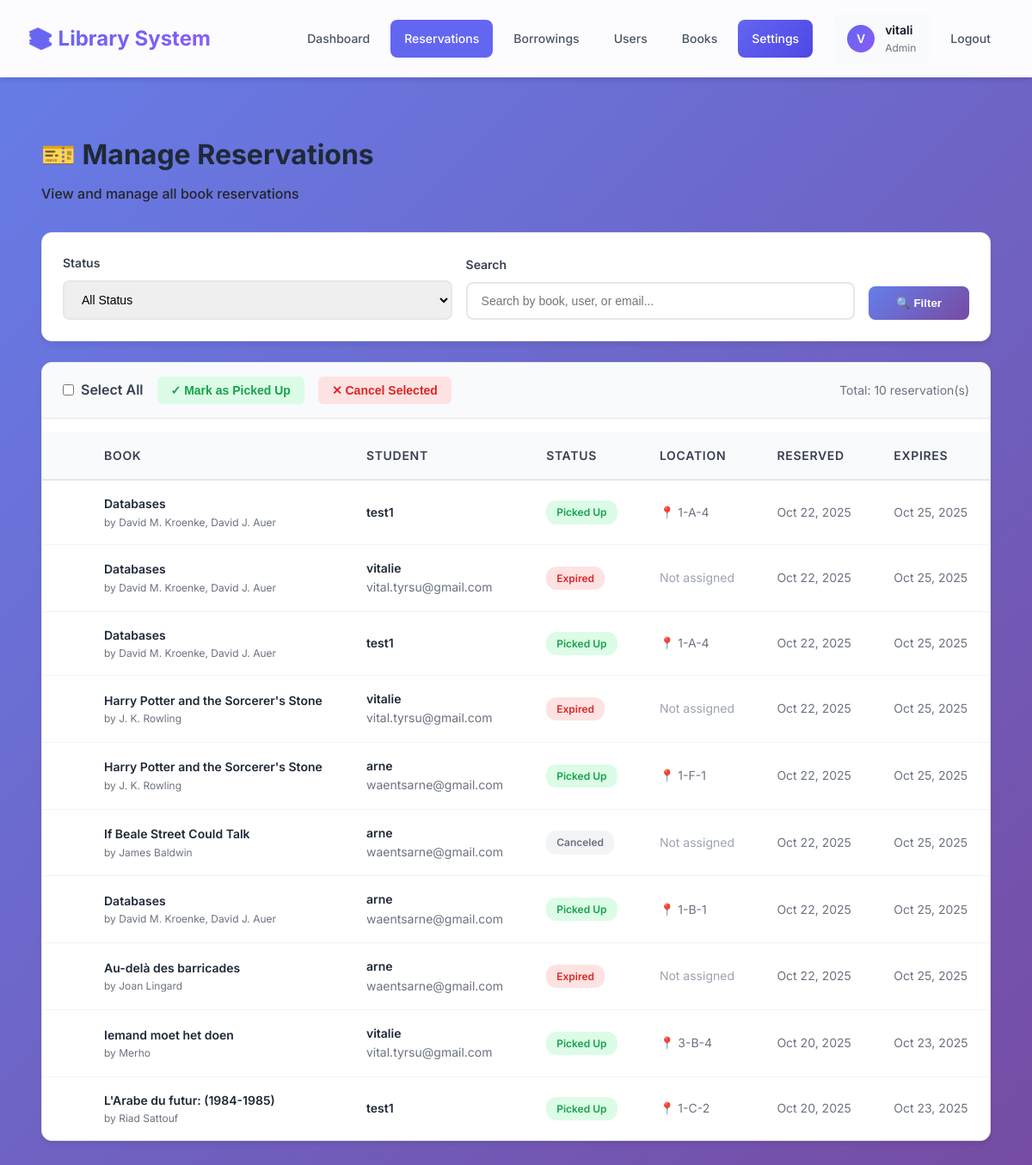
Page /admin-dashboard/reservations/ (signed in) on the committed database.
### library/models.py (models this page shows, shortened)
class User(AbstractUser):
    ROLE_CHOICES = (
        ('student', 'Student'),
        ('teacher', 'Teacher'),
        ('admin', 'Admin'),
    )
    role = models.CharField(max_length=7, choices=ROLE_CHOICES, default='student')
    objects = UserManager()
    class Meta:
        db_table = 'users'

class Reservation(models.Model):
    STATUS_CHOICES = (
        ('pending', 'Pending'),
        ('assigned', 'Assigned'),
        ('picked_up', 'Picked Up'),
        ('expired', 'Expired'),
        ('canceled', 'Canceled'),
    )
    user = models.ForeignKey(User, on_delete=models.CASCADE)
    book = models.ForeignKey(Book, on_delete=models.CASCADE)
    copy = models.ForeignKey(BookCopy, on_delete=models.SET_NULL, null=True, blank=True)
    reservation_date = models.DateTimeField(auto_now_add=True)
    expiration_date = models.DateTimeField(null=True, blank=True)
    status = models.CharField(max_length=10, choices=STATUS_CHOICES, default='pending')
    class Meta:
        db_table = 'reservations'
        indexes = [
            models.Index(fields=['status'], name='reservation_status_idx'),  # For filtering by status
            models.Index(fields=['user', 'status'], name='reservation_user_status_idx'),  # For user's reservations
            models.Index(fields=['expiration_date'], name='reservation_expiry_idx'),  # For expiry checks
            models.Index(fields=['book', 'status'], name='reservation_book_status_idx'),  # For book availability
        ]

class Book(models.Model):
    title = models.CharField(max_length=255)
    author = models.CharField(max_length=255, null=True, blank=True, unique=True)
    publication_year = models.IntegerField(null=True, blank=True)
    genre = models.CharField(max_length=50, null=True, blank=True)
    isbn = models.CharField(max_length=13, null=True, blank=True, unique=True)
    cover_image = models.ImageField(upload_to='book_covers/', blank=True, null=True)
    class Meta:
        db_table = 'books'
        indexes = [
            models.Index(fields=['title'], name='book_title_idx'),  # For search queries
            models.Index(fields=['author'], name='book_author_idx'),  # For search queries
            models.Index(fields=['genre'], name='book_genre_idx'),  # For genre filtering
        ]

class BookCopy(models.Model):
    CONDITION_CHOICES = (
        ('new', 'New'),
        ('good', 'Good'),
        ('fair', 'Fair'),
        ('poor', 'Poor'),
        ('lost', 'Lost'),  # Permanently unavailable
    )
    book = models.ForeignKey(Book, on_delete=models.CASCADE)
    condition = models.CharField(max_length=50, choices=CONDITION_CHOICES, default='good')
    location = models.CharField(
        max_length=50,
        unique=True,  # Each physical location can only hold one book copy
        validators=[RegexValidator(regex=r'^\d+-[A-Z]-\d+$', message='Format must be like "1-A-12"')],
        help_text='Physical shelf location (e.g., 1-A-12). Must be unique across all book copies.'
    )
    lost_date = models.DateTimeField(null=True, blank=True, help_text='Date when book was marked as lost')
    lost_reason = models.TextField(null=True, blank=True, help_text='Reason why book was marked as lost')
    class Meta:
        db_table = 'book_copies'
        indexes = [
            models.Index(fields=['book'], name='bookcopy_book_idx'),  # For finding copies of a book
            models.Index(fields=['condition'], name='bookcopy_condition_idx'),  # For filtering lost books
        ]

### library/views.py (the view, shortened to what this page needs)
# urls.py: path('admin-dashboard/reservations/', views.admin_reservations, name='admin_reservations'),
@login_required(login_url='student_login')
def admin_reservations(request):
    if not request.user.is_staff:
        messages.error(request, 'You do not have permission to access this page.')
        return redirect('book_catalog')
    status_filter = request.GET.get('status', 'all')
    search_query = request.GET.get('search', '')
    user_filter = request.GET.get('user', '')  # Filter by specific user
    reservations = Reservation.objects.select_related(
        'user', 'book', 'copy'
    ).order_by('-reservation_date')
    if user_filter:
        reservations = reservations.filter(user_id=user_filter)
    if status_filter != 'all':
        reservations = reservations.filter(status=status_filter)
    if search_query:
        reservations = reservations.filter(
            Q(book__title__icontains=search_query) |
            Q(user__username__icontains=search_query) |
            Q(user__email__icontains=search_query)
        )
    paginator = Paginator(reservations, 20)
    page = request.GET.get('page', 1)
    try:
        reservations_page = paginator.page(page)
    except PageNotAnInteger:
        reservations_page = paginator.page(1)
    except EmptyPage:
        reservations_page = paginator.page(paginator.num_pages)
    context = {
        'reservations': reservations_page,
        'status_filter': status_filter,
        'search_query': search_query,
        'total_count': reservations.count(),
    }
    return render(request, 'library/admin_reservations.html', context)

### library/templates/library/admin_reservations.html (shortened to what this page needs)
{% extends 'library/base.html' %}
{% load static %}
{% block content %}
<div class="admin-page">
    <div class="page-header">
        <h1>🎫 Manage Reservations</h1>
        <p class="dashboard-subtitle">View and manage all book reservations</p>
    </div>
    <div class="filter-bar">
        <form method="GET" action="">
            <div class="filter-row">
                <div class="filter-group">
                    <label class="filter-label">Status</label>
                    <select name="status" class="filter-select">
                        <option value="all" {% if status_filter == 'all' %}selected{% endif %}>All Status</option>
                    </select>
                </div>
                <div class="filter-group">
                    <label class="filter-label">Search</label>
                    <input type="text" name="search" class="filter-input"
                           placeholder="Search by book, user, or email..."
                           value="{{ search_query }}">
                </div>
                <div>
                    <button type="submit" class="filter-btn">🔍 Filter</button>
                </div>
            </div>
        </form>
    </div>
    <div class="table-container">
        <form method="POST" action="" id="bulkForm">
            <div class="bulk-actions-bar">
                <label class="bulk-select-all">
                    <input type="checkbox" id="selectAll">
                    Select All
                </label>
                <button type="button" class="bulk-action-btn success"
                        onclick="submitBulkAction('mark_picked_up')">
                    ✓ Mark as Picked Up
                </button>
                <button type="button" class="bulk-action-btn danger"
                        onclick="submitBulkAction('cancel')">
                    ✕ Cancel Selected
                </button>
                <span style="margin-left: auto; color: #6b7280; font-size: 0.875rem;">
                    Total: {{ total_count }} reservation(s)
                </span>
            </div>
            {% if reservations %}
                <table class="reservations-table">
                    <thead>
                        <tr>
                            <th style="width: 40px;"></th>
                            <th>Book</th>
                            <th>Student</th>
                            <th>Status</th>
                            <th>Location</th>
                            <th>Reserved</th>
                            <th>Expires</th>
                        </tr>
                    </thead>
                    <tbody>
                        {% for reservation in reservations %}
                            {% if reservation.status in 'pending,assigned' %}
                            <tr class="clickable" onclick="toggleRow(this, '{{ reservation.id }}')" data-reservation-id="{{ reservation.id }}">
                            {% else %}
                            <tr data-reservation-id="{{ reservation.id }}">
                            {% endif %}
                                <td onclick="event.stopPropagation();">
                                </td>
                                <td>
                                    <div class="book-title">{{ reservation.book.title }}</div>
                                    <div class="user-info" style="font-size: 0.75rem;">
                                        by {{ reservation.book.author }}
                                    </div>
                                </td>
                                <td>
                                    <div class="book-title">{{ reservation.user.username }}</div>
                                    {% if reservation.user.email %}
                                        <div class="user-info">{{ reservation.user.email }}</div>
                                    {% endif %}
                                </td>
                                <td>
                                    <span class="status-badge {{ reservation.status }}">
                                        {{ reservation.get_status_display }}
                                    </span>
                                </td>
                                <td>
                                    {% if reservation.copy %}
                                        <span class="location-info">
                                            📍 {{ reservation.copy.location }}
                                        </span>
                                    {% else %}
                                        <span style="color: #9ca3af;">Not assigned</span>
                                    {% endif %}
                                </td>
                                <td>
                                    <span style="color: #6b7280;">
                                        {{ reservation.reservation_date|date:"M d, Y" }}
                                    </span>
                                </td>
                                <td>
                                    {% if reservation.expiration_date %}
                                        <span style="color: #6b7280;">
                                            {{ reservation.expiration_date|date:"M d, Y" }}
                                        </span>
                                    {% else %}
                                        <span style="color: #9ca3af;">—</span>
                                    {% endif %}
                                </td>
                            </tr>
                        {% endfor %}
                    </tbody>
                </table>
            {% else %}
                <div class="empty-state">
                    <div class="empty-state-icon">📭</div>
                    <h3>No reservations found</h3>
                    <p>Try adjusting your filters or search query.</p>
                </div>
            {% endif %}
        </form>
    </div>
</div>
{% endblock %}

### library/templates/library/base.html (shortened to what this page needs)
<!DOCTYPE html>
<html lang="en">
<head>
</head>
<body>
    {% if user.is_authenticated %}
    <nav class="navbar">
        <div class="navbar-container">
            <a href="{% url 'book_catalog' %}" class="navbar-brand">
                <h1>📚 Library System</h1>
            </a>
            <nav class="nav-menu" id="navMenu">
                {% if user.is_staff %}
                    <a href="{% url 'admin_dashboard' %}" class="nav-link {% if request.resolver_match.url_name == 'admin_dashboard' %}active{% endif %}">
                        <span>Dashboard</span>
                    </a>
                    <a href="{% url 'admin_reservations' %}" class="nav-link {% if request.resolver_match.url_name == 'admin_reservations' %}active{% endif %}">
                        <span>Reservations</span>
                    </a>
                    <a href="{% url 'admin_borrowings' %}" class="nav-link {% if request.resolver_match.url_name == 'admin_borrowings' %}active{% endif %}">
                        <span>Borrowings</span>
                    </a>
                    <a href="{% url 'admin_users' %}" class="nav-link {% if request.resolver_match.url_name in 'admin_users,admin_user_detail' %}active{% endif %}">
                        <span>Users</span>
                    </a>
                    <a href="{% url 'book_catalog' %}" class="nav-link {% if request.resolver_match.url_name == 'book_catalog' %}active{% endif %}">
                        <span>Books</span>
                    </a>
                    <a href="/admin/" class="nav-link" style="background: linear-gradient(135deg, #6366f1 0%, #4f46e5 100%); color: white;" title="Book Management & System Settings">
                        <span>Settings</span>
                    </a>
                {% endif %}
                <div class="user-menu">
                    <div class="user-avatar">{{ user.username|slice:":1"|upper }}</div>
                    <div class="user-info">
                        <div class="user-name">{{ user.username }}</div>
                        <div class="user-role">{% if user.is_staff %}Admin{% else %}{{ user.role }}{% endif %}</div>
                    </div>
                </div>
                <a href="{% url 'student_logout' %}" class="nav-link nav-link-logout">
                    <span>Logout</span>
                </a>
            </nav>
        </div>
    </nav>
    {% endif %}
    <div class="container">
        <div id="pageContent" style="animation: fadeIn 0.3s ease;">
        {% block content %}
        {% endblock %}
        </div>
    </div>
</body>
</html>

### rows in the picture
User: username "V", username "vitali"
Reservation: book "Databases", book.author "David M. Kroenke, David J. Auer", user.username "test1", status "Picked Up", copy.location "1-A-4", reservation_date "Oct 22, 2025", expiration_date "Oct 25, 2025"
Reservation: book "Databases", book.author "David M. Kroenke, David J. Auer", user.username "vitalie", user.email "vital.tyrsu@gmail.com", status "Expired", shows "Not assigned", reservation_date "Oct 22, 2025", expiration_date "Oct 25, 2025"
Reservation: book "Databases", book.author "David M. Kroenke, David J. Auer", user.username "test1", status "Picked Up", copy.location "1-A-4", reservation_date "Oct 22, 2025", expiration_date "Oct 25, 2025"
Reservation: book "Harry Potter and the Sorcerer's Stone", book.author "J. K. Rowling", user.username "vitalie", user.email "vital.tyrsu@gmail.com", status "Expired", shows "Not assigned", reservation_date "Oct 22, 2025", expiration_date "Oct 25, 2025"
Reservation: book "Harry Potter and the Sorcerer's Stone", book.author "J. K. Rowling", user.username "arne", user.email "waentsarne@gmail.com", status "Picked Up", copy.location "1-F-1", reservation_date "Oct 22, 2025", expiration_date "Oct 25, 2025"
Reservation: book "If Beale Street Could Talk", book.author "James Baldwin", user.username "arne", user.email "waentsarne@gmail.com", status "Canceled", shows "Not assigned", reservation_date "Oct 22, 2025", expiration_date "Oct 25, 2025"
Reservation: book "Databases", book.author "David M. Kroenke, David J. Auer", user.username "arne", user.email "waentsarne@gmail.com", status "Picked Up", copy.location "1-B-1", reservation_date "Oct 22, 2025", expiration_date "Oct 25, 2025"
Reservation: book "Au-delà des barricades", book.author "Joan Lingard", user.username "arne", user.email "waentsarne@gmail.com", status "Expired", shows "Not assigned", reservation_date "Oct 22, 2025", expiration_date "Oct 25, 2025"
Reservation: book "Iemand moet het doen", book.author "Merho", user.username "vitalie", user.email "vital.tyrsu@gmail.com", status "Picked Up", copy.location "3-B-4", reservation_date "Oct 20, 2025", expiration_date "Oct 23, 2025"
Reservation: book "L'Arabe du futur: (1984-1985)", book.author "Riad Sattouf", user.username "test1", status "Picked Up", copy.location "1-C-2", reservation_date "Oct 20, 2025", expiration_date "Oct 23, 2025"

### other values in the picture
{{ total_count }} "10"
